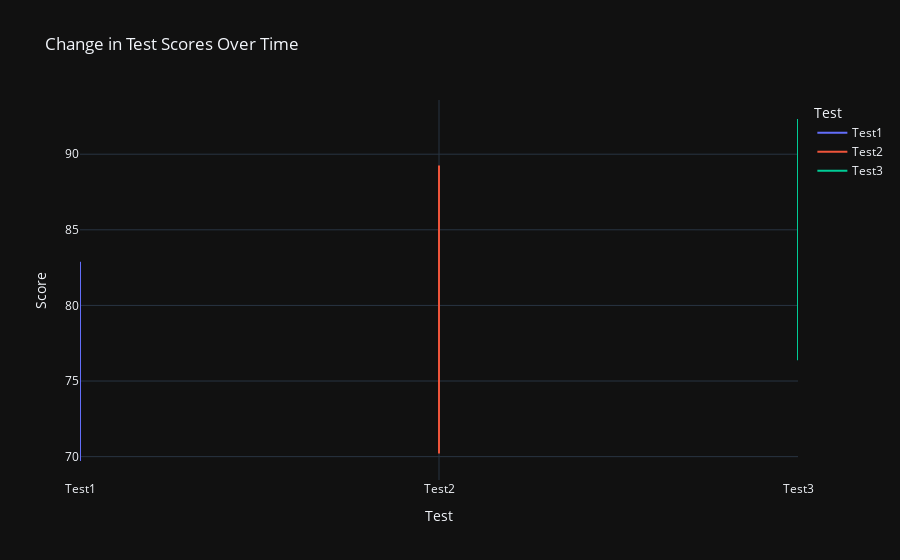
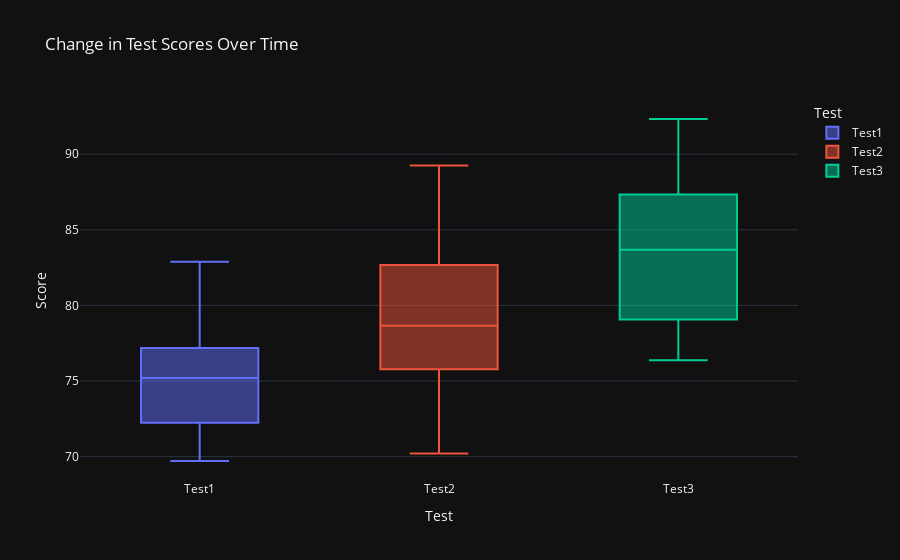

The notebook cell these images were saved under, in order:
### Code cell
#Question12
# Simulate a dataset
np.random.seed(42)
data = {
    'Student': np.repeat(np.arange(1, 21), 3),
    'Test': np.tile(['Test1', 'Test2', 'Test3'], 20),
    'Score': np.random.normal(loc=75, scale=5, size=60) + np.tile([0, 5, 10], 20)
}

df = pd.DataFrame(data)

# Perform the repeated measures ANOVA
rm_anova = AnovaRM(df, 'Score', 'Student', within=['Test']).fit()

print(rm_anova)

# Interpretation: p-value < 0.05 indicates significant differences between tests.

# Line plot to show the trend of scores over the tests for all students
fig1=px.line(data, x='Test', y='Score', color='Test', title='Change in Test Scores Over Time',template='plotly_dark')
fig1.show()

# Boxplot to visualize the distribution of scores at each test time point
fig2=px.box(data, x='Test', y='Score', color='Test', title='Change in Test Scores Over Time',template='plotly_dark')
fig2.show()

### Figure 1 — Plotly figure (JSON) as saved in the notebook; plotly's stock layout.template omitted (floating-point values rounded to 4 significant figures)
{"data": [{"hovertemplate": "Test=%{x}<br>Score=%{y}<extra></extra>", "legendgroup": "Test1", "line": {"color": "#636efa", "dash": "solid"}, "marker": {"symbol": "circle"}, "mode": "lines", "name": "Test1", "orientation": "v", "showlegend": true, "type": "scatter", "x": ["Test1", "Test1", "Test1", "Test1", "Test1", "Test1", "Test1", "Test1", "Test1", "Test1", "Test1", "Test1", "Test1", "Test1", "Test1", "Test1", "Test1", "Test1", "Test1", "Test1"], "xaxis": "x", "y": [77.48, 82.62, 82.9, 77.71, 76.21, 72.19, 70.46, 73.87, 72.28, 76.88, 71.99, 69.71, 76.04, 75.98, 74.42, 71.4, 76.72, 73.07, 80.15, 73.45], "yaxis": "y"}, {"hovertemplate": "Test=%{x}<br>Score=%{y}<extra></extra>", "legendgroup": "Test2", "line": {"color": "#EF553B", "dash": "solid"}, "marker": {"symbol": "circle"}, "mode": "lines", "name": "Test2", "orientation": "v", "showlegend": true, "type": "scatter", "x": ["Test2", "Test2", "Test2", "Test2", "Test2", "Test2", "Test2", "Test2", "Test2", "Test2", "Test2", "Test2", "Test2", "Test2", "Test2", "Test2", "Test2", "Test2", "Test2", "Test2"], "xaxis": "x", "y": [79.31, 78.83, 83.84, 77.68, 70.43, 74.94, 72.94, 80.34, 80.55, 77.0, 89.26, 84.11, 70.2, 83.69, 78.49, 77.7, 71.18, 76.62, 84.66, 81.66], "yaxis": "y"}, {"hovertemplate": "Test=%{x}<br>Score=%{y}<extra></extra>", "legendgroup": "Test3", "line": {"color": "#00cc96", "dash": "solid"}, "marker": {"symbol": "circle"}, "mode": "lines", "name": "Test3", "orientation": "v", "showlegend": true, "type": "scatter", "x": ["Test3", "Test3", "Test3", "Test3", "Test3", "Test3", "Test3", "Test3", "Test3", "Test3", "Test3", "Test3", "Test3", "Test3", "Test3", "Test3", "Test3", "Test3", "Test3", "Test3"], "xaxis": "x", "y": [88.24, 83.83, 82.65, 82.67, 76.38, 86.57, 92.33, 77.88, 79.25, 83.54, 84.93, 78.9, 78.36, 85.86, 77.61, 90.29, 86.62, 88.06, 80.8, 89.88], "yaxis": "y"}], "layout": {"legend": {"title": {"text": "Test"}, "tracegroupgap": 0}, "title": {"text": "Change in Test Scores Over Time"}, "xaxis": {"anchor": "y", "categoryarray": ["Test1", "Test2", "Test3"], "categoryorder": "array", "domain": [0, 1], "title": {"text": "Test"}}, "yaxis": {"anchor": "x", "domain": [0, 1], "title": {"text": "Score"}}}}

### Figure 2 — Plotly figure (JSON) as saved in the notebook; plotly's stock layout.template omitted (floating-point values rounded to 4 significant figures)
{"data": [{"alignmentgroup": "True", "hovertemplate": "Test=%{x}<br>Score=%{y}<extra></extra>", "legendgroup": "Test1", "marker": {"color": "#636efa"}, "name": "Test1", "notched": false, "offsetgroup": "Test1", "orientation": "v", "showlegend": true, "type": "box", "x": ["Test1", "Test1", "Test1", "Test1", "Test1", "Test1", "Test1", "Test1", "Test1", "Test1", "Test1", "Test1", "Test1", "Test1", "Test1", "Test1", "Test1", "Test1", "Test1", "Test1"], "x0": " ", "xaxis": "x", "y": [77.48, 82.62, 82.9, 77.71, 76.21, 72.19, 70.46, 73.87, 72.28, 76.88, 71.99, 69.71, 76.04, 75.98, 74.42, 71.4, 76.72, 73.07, 80.15, 73.45], "y0": " ", "yaxis": "y"}, {"alignmentgroup": "True", "hovertemplate": "Test=%{x}<br>Score=%{y}<extra></extra>", "legendgroup": "Test2", "marker": {"color": "#EF553B"}, "name": "Test2", "notched": false, "offsetgroup": "Test2", "orientation": "v", "showlegend": true, "type": "box", "x": ["Test2", "Test2", "Test2", "Test2", "Test2", "Test2", "Test2", "Test2", "Test2", "Test2", "Test2", "Test2", "Test2", "Test2", "Test2", "Test2", "Test2", "Test2", "Test2", "Test2"], "x0": " ", "xaxis": "x", "y": [79.31, 78.83, 83.84, 77.68, 70.43, 74.94, 72.94, 80.34, 80.55, 77.0, 89.26, 84.11, 70.2, 83.69, 78.49, 77.7, 71.18, 76.62, 84.66, 81.66], "y0": " ", "yaxis": "y"}, {"alignmentgroup": "True", "hovertemplate": "Test=%{x}<br>Score=%{y}<extra></extra>", "legendgroup": "Test3", "marker": {"color": "#00cc96"}, "name": "Test3", "notched": false, "offsetgroup": "Test3", "orientation": "v", "showlegend": true, "type": "box", "x": ["Test3", "Test3", "Test3", "Test3", "Test3", "Test3", "Test3", "Test3", "Test3", "Test3", "Test3", "Test3", "Test3", "Test3", "Test3", "Test3", "Test3", "Test3", "Test3", "Test3"], "x0": " ", "xaxis": "x", "y": [88.24, 83.83, 82.65, 82.67, 76.38, 86.57, 92.33, 77.88, 79.25, 83.54, 84.93, 78.9, 78.36, 85.86, 77.61, 90.29, 86.62, 88.06, 80.8, 89.88], "y0": " ", "yaxis": "y"}], "layout": {"boxmode": "overlay", "legend": {"title": {"text": "Test"}, "tracegroupgap": 0}, "title": {"text": "Change in Test Scores Over Time"}, "xaxis": {"anchor": "y", "categoryarray": ["Test1", "Test2", "Test3"], "categoryorder": "array", "domain": [0, 1], "title": {"text": "Test"}}, "yaxis": {"anchor": "x", "domain": [0, 1], "title": {"text": "Score"}}}}
